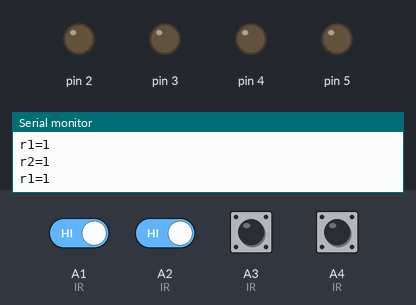
This sketch was run on a simulated Arduino Uno, built with avr-gcc and run on an emulated ATmega328P. Parts: output pins drawn as LEDs (lit = HIGH), the last lines printed to the serial monitor. The inputs (shaded band) are chosen by the test bench; at power-on: A1 (IR), A2 (IR), A3 (IR), A4 (IR) HIGH.

Above: at 1.2 s.
1.3 s: A1 (IR) driven LOW
At 2.3 s:
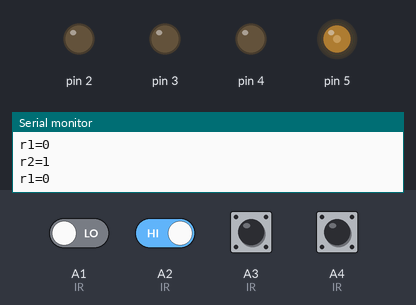
2.8 s: A2 (IR) driven LOW
At 3.4 s:
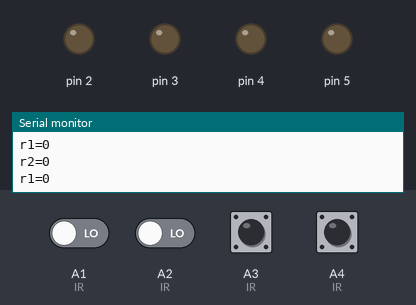
4.3 s: A1 (IR) driven HIGH
At 5.6 s:
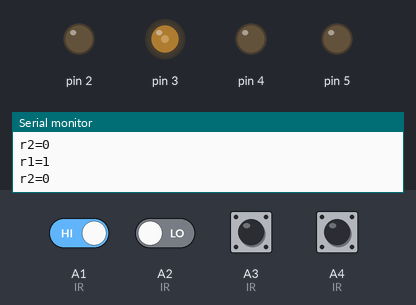
Timing chart, 0 to 7.3 s (numbered marks = the images above; inputs shaded):
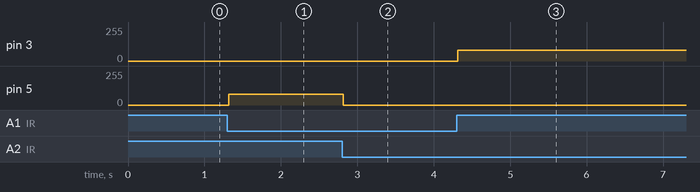

The sketch:

new_line_follow.ino
```cpp
int r1, r2, r3, r4;

void setup() {
  // put your setup code here, to run once:
  Serial.begin(9600);

  pinMode(2, OUTPUT);
  pinMode(3, OUTPUT);
  pinMode(4, OUTPUT);
  pinMode(5, OUTPUT);


  pinMode(A1, INPUT);
  pinMode(A2, INPUT);
  pinMode(A3, INPUT);
  pinMode(A4, INPUT);

  digitalWrite(A1, HIGH);
  digitalWrite(A2, HIGH);
  digitalWrite(A3, HIGH);
  digitalWrite(A4, HIGH);


}

void loop() {
  // put your main code here, to run repeatedly:
  IR();


}

void IR(){
  r1 = digitalRead(A1);
  r2 = digitalRead(A2);
  r3 = digitalRead(A3);
  r4 = digitalRead(A4);

  Serial.print("r1=");
  Serial.println(r1);

  Serial.print("r2=");
  Serial.println(r2);

//  Serial.print("r3=");
//  Serial.println(r3);
//
//  Serial.print("r4=");
//  Serial.println(r4);

if(r1==0 && r2==1){
  left();
}
else if(r1==1 && r2==0){
  right();
}
else{
  forward();
}

}

void stop_car(){
digitalWrite(2, LOW);
digitalWrite(3, LOW);
digitalWrite(4, LOW);
digitalWrite(5, LOW);

}

void forward(){
////digitalWrite(2, HIGH);
//digitalWrite(2,LOW);
//analogWrite(3, 85);
////digitalWrite(4, HIGH);
//analogWrite(4, 85);
//digitalWrite(5, LOW);

  analogWrite(2,80);
  digitalWrite(3,LOW);
  analogWrite(4,80); // to slow down the speed in half 255/2 = 127
  digitalWrite(5,LOW);


}

void forward_left(){
//digitalWrite(2, HIGH);
analogWrite(2, 209);
digitalWrite(3, LOW);
//digitalWrite(4, HIGH);
analogWrite(4, 220);
digitalWrite(5, LOW);

}

void forward_right(){
//digitalWrite(2, HIGH);
analogWrite(2, 195);
digitalWrite(3, LOW);
digitalWrite(4, HIGH);
//analogWrite(4, 190);
digitalWrite(5, LOW);

}


void left(){
//digitalWrite(2, LOW);
//digitalWrite(3, LOW);
////digitalWrite(4, HIGH);
//analogWrite(4, 80);
//digitalWrite(5, LOW);

analogWrite(2,80);
    digitalWrite(3,LOW);
    digitalWrite(4,LOW);
    analogWrite(5,80);

}

void right(){
//digitalWrite(2, HIGH);
//digitalWrite(2,LOW);
//analogWrite(3,85);
//digitalWrite(4, LOW);
//digitalWrite(5, LOW);

digitalWrite(2,LOW);
    analogWrite(3,80);
    analogWrite(4,80);
    digitalWrite(5,LOW);

}

void backward(){
digitalWrite(2, LOW);
//digitalWrite(3, HIGH);
analogWrite(3, 80);
digitalWrite(4, LOW);
//digitalWrite(5, HIGH);
analogWrite(5, 200);

}

void backward_left(){
digitalWrite(2, LOW);
//digitalWrite(3, HIGH);
analogWrite(3, 162);
digitalWrite(4, LOW);
//digitalWrite(5, HIGH);
analogWrite(5, 180);
}

void backward_right(){
digitalWrite(2, LOW);
//digitalWrite(3, HIGH);
analogWrite(3, 140);
digitalWrite(4, LOW);
//digitalWrite(5, HIGH);
analogWrite(5, 200);

}
```

Measured:
- after the input at 1.3 s, pin 5: 0/255 → 80/255 at once
- after the input at 2.8 s, pin 5: 80/255 → 0/255 at once
- after the input at 4.3 s, pin 3: 0/255 → 80/255 at once
